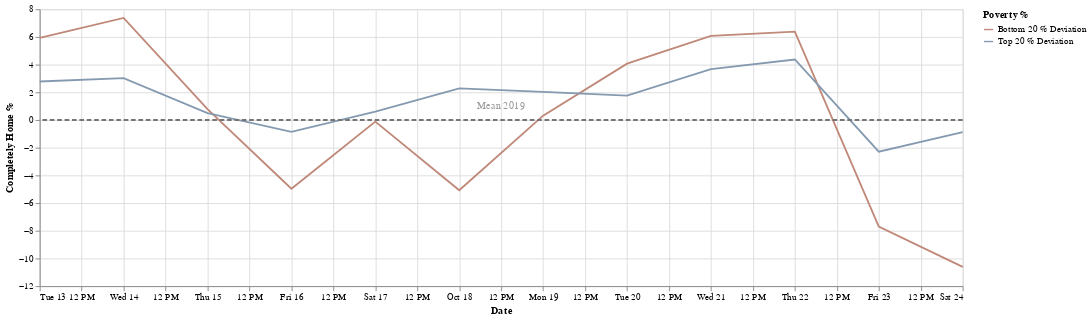

Notebook cell for this chart:
### Markdown cell above
*   Oct. 14, 2020: LA County Sees Rise In Workplace Outbreaks As Infection Rate Creeps Upward

### Code cell
start_date = '2020-10-12'
end_date = '2020-10-24'
df3 = apply_date_filter(df,start_date,end_date)
chart = create_chart(df3)
chart

### Figure 1 — Vega-Lite specification as saved in the notebook (floating-point values rounded to 4 significant figures)
{"config": {"view": {"continuousHeight": 300, "continuousWidth": 400}, "range": {"category": {"scheme": ["#FF4500", "#a0aab4", "#4E79A7"]}}}, "layer": [{"data": {"name": "data-f50b6cf5b5c36f49d31c9341d3148a65"}, "mark": "line", "encoding": {"color": {"type": "nominal", "field": "Poverty %"}, "x": {"type": "temporal", "field": "date", "title": "Date"}, "y": {"type": "quantitative", "field": "completely_home_value", "title": "Completely Home %"}}, "transform": [{"fold": ["Bottom 20 % Deviation", "Top 20 % Deviation"], "as": ["Poverty %", "completely_home_value"]}], "width": 1000}, {"data": {"name": "data-7f3a6b86ed460c4e648f2393735a11f6"}, "mark": {"type": "rule", "color": "#757575", "size": 2, "strokeDash": [5, 3]}, "encoding": {"size": {"value": 2}, "y": {"type": "quantitative", "field": "Mean 2019"}}}, {"data": {"name": "data-d764767e7dd3b10b2c76c1355ce10ef3"}, "mark": {"type": "text", "angle": 0, "text": "Mean 2019"}, "encoding": {"opacity": {"value": 0.4}, "y": {"type": "quantitative", "field": "y"}}}], "$schema": "https://vega.github.io/schema/vega-lite/v4.8.1.json", "datasets": {"data-f50b6cf5b5c36f49d31c9341d3148a65": [{"date": "2020-10-18T00:00:00+00:00", "Top 20 %": 32.43, "Bottom 20 %": 25.07, "Top 20 % Deviation": 2.282, "Bottom 20 % Deviation": -5.077}, {"date": "2020-10-24T00:00:00+00:00", "Top 20 %": 29.27, "Bottom 20 %": 19.53, "Top 20 % Deviation": -0.8741, "Bottom 20 % Deviation": -10.61}, {"date": "2020-10-20T00:00:00+00:00", "Top 20 %": 31.9, "Bottom 20 %": 34.22, "Top 20 % Deviation": 1.758, "Bottom 20 % Deviation": 4.073}, {"date": "2020-10-21T00:00:00+00:00", "Top 20 %": 33.82, "Bottom 20 %": 36.22, "Top 20 % Deviation": 3.674, "Bottom 20 % Deviation": 6.079}, {"date": "2020-10-15T00:00:00+00:00", "Top 20 %": 30.64, "Bottom 20 %": 30.93, "Top 20 % Deviation": 0.4978, "Bottom 20 % Deviation": 0.7828}, {"date": "2020-10-17T00:00:00+00:00", "Top 20 %": 30.76, "Bottom 20 %": 30.03, "Top 20 % Deviation": 0.6113, "Bottom 20 % Deviation": -0.114}, {"date": "2020-10-16T00:00:00+00:00", "Top 20 %": 29.29, "Bottom 20 %": 25.18, "Top 20 % Deviation": -0.8537, "Bottom 20 % Deviation": -4.967}, {"date": "2020-10-19T00:00:00+00:00", "Top 20 %": 32.18, "Bottom 20 %": 30.46, "Top 20 % Deviation": 2.034, "Bottom 20 % Deviation": 0.3136}, {"date": "2020-10-13T00:00:00+00:00", "Top 20 %": 32.93, "Bottom 20 %": 36.07, "Top 20 % Deviation": 2.78, "Bottom 20 % Deviation": 5.925}, {"date": "2020-10-14T00:00:00+00:00", "Top 20 %": 33.17, "Bottom 20 %": 37.51, "Top 20 % Deviation": 3.027, "Bottom 20 % Deviation": 7.368}, {"date": "2020-10-22T00:00:00+00:00", "Top 20 %": 34.52, "Bottom 20 %": 36.53, "Top 20 % Deviation": 4.371, "Bottom 20 % Deviation": 6.382}, {"date": "2020-10-23T00:00:00+00:00", "Top 20 %": 27.86, "Bottom 20 %": 22.44, "Top 20 % Deviation": -2.287, "Bottom 20 % Deviation": -7.704}], "data-7f3a6b86ed460c4e648f2393735a11f6": [{"Mean 2019": 0}], "data-d764767e7dd3b10b2c76c1355ce10ef3": [{"y": 1}]}}
